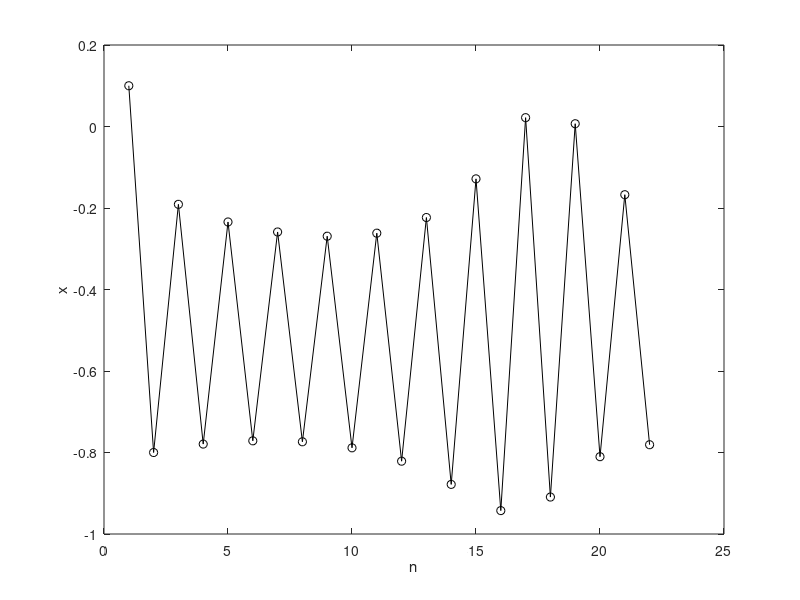
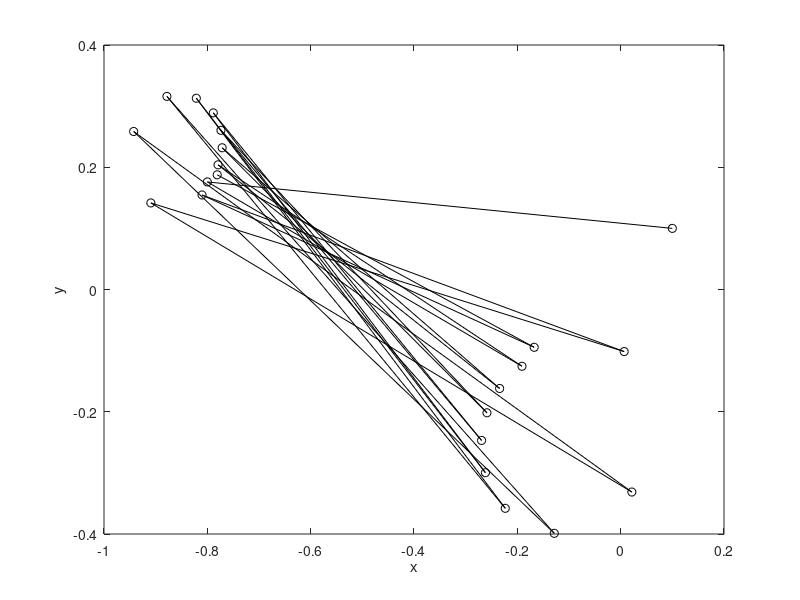

These figures' MATLAB source, in order:
% Project Julia

clear all
clc
close all
% How much caffeine is there in the jar?

% n - number of days
% x - fraction of caffeinated 

nMax = 22; % max number of days to simulate

N = 10; % number of scoops in each jar
x = zeros(1,nMax); % fraction caffeinated
y = zeros(1,nMax);
%x(1) = 1.0; % initial fraction caffeinated
c = -0.8; % Constant 
d = 0.156; % Constant

%% Specify initial values of x and y
x(1) = 0.1;
y(1) = 0.1; 
%% Create the vectors
for n=1:nMax-1
    x(n+1) = (x(n)^2 - y(n)^2)+c;
    %x(n) = x(n-1) - 1/N*x(n-1);
    y(n+1) = 2*x(n)*y(n) + d;
end


%% Part c

figure(1); 
plot(x,'-ok');
ylabel('x')
xlabel('n')


figure(2); 
plot(x,y,'-ok');
ylabel('y')
xlabel('x')

%%  Part d

xmin = -20;
xmax = 20;
n = 100;
a = xmin+rand(1,n)*(xmax-xmin);
b = xmin+rand(1,n)*(xmax-xmin);

%% Part e

for i = 1:100
    x(i) = a(i);
    y(i) = b(i); 

end



